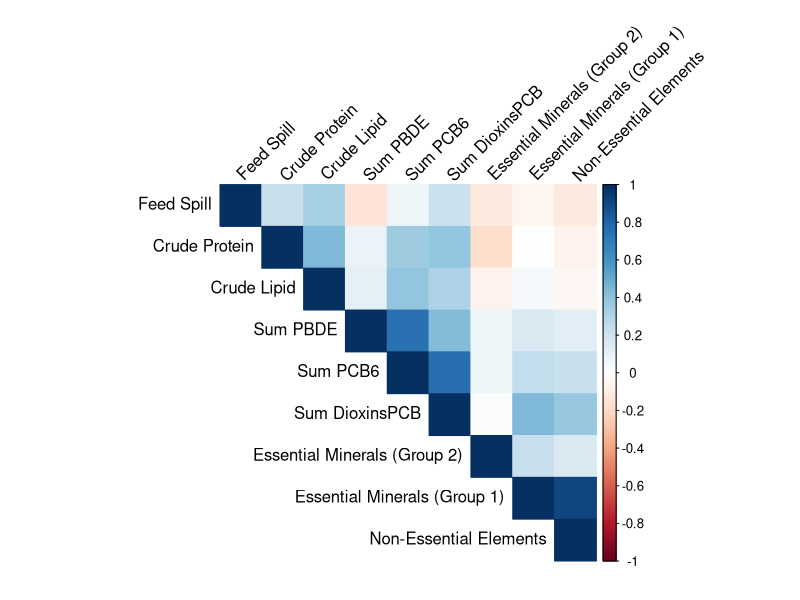

The R script that drew this image:
# Clear the workspace
rm(list = ls())
gc()

# Load libraries
library(tidyverse)
library(corrplot)

# Load data
df_sludge <- read_csv("Sludge.csv")

# Filter data (Rowname < 48)
df_sludge <- df_sludge %>%
  filter(Rowname < 48)

# Rename variables
df_sludge <- df_sludge %>%
  rename(
    "Crude Protein" = "Crude_protein",
    "Crude Lipid" = "Crude_lipid",
    "Feed Spill" = "Feed_spill",
    "Sum PCB6" = "SumPCB6",
    "Sum DioxinsPCB" = "SumDioxinsPCB",
    "Sum PBDE" = "SumPBDE",
    "Essential Minerals (Group 1)" = "Essential",
    "Essential Minerals (Group 2)" = "Essential2",
    "Non-Essential Elements" = "Nonessential"
  )

# Select variables for correlation analysis
vars_for_corr <- c(
  "Crude Protein",
  "Crude Lipid",
  "Feed Spill",
  "Sum PCB6",
  "Sum DioxinsPCB",
  "Sum PBDE",
  "Essential Minerals (Group 1)",
  "Essential Minerals (Group 2)",
  "Non-Essential Elements"
)

# Calculate correlation matrix
cor_matrix <- df_sludge %>%
  select(all_of(vars_for_corr)) %>%
  cor(use = "pairwise.complete.obs")

# Print correlation matrix
print(cor_matrix)

# Create heatmap
heatmap <- corrplot(cor_matrix, method = "color", type = "upper", order = "hclust",
         tl.col = "black", tl.srt = 45) # Customize labels
